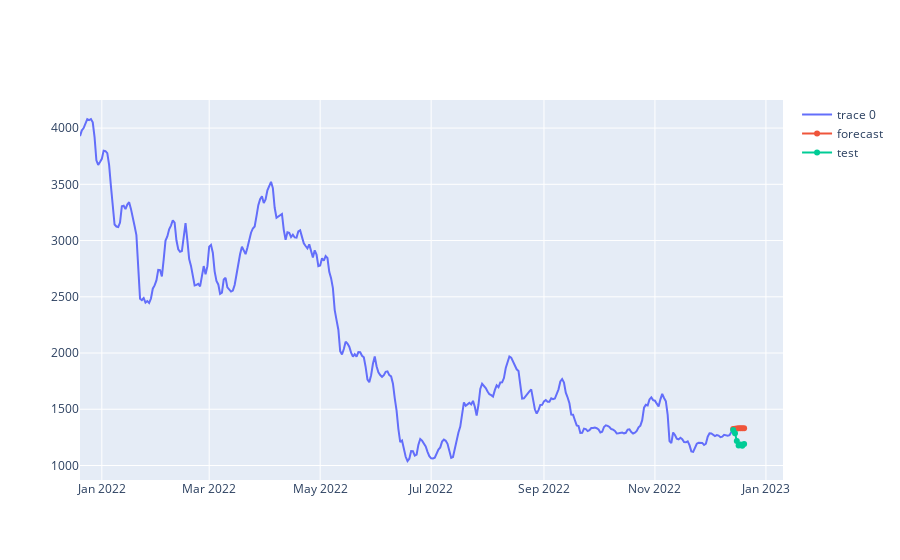

This figure's notebook cell:
### Code cell
show_forecast_test_plot(ts.Date, ts.target_value[:359], forecast, ts.target_value[359:])

### Figure 1 — Plotly figure (JSON) as saved in the notebook; plotly's stock layout.template omitted (floating-point values rounded to 4 significant figures; data arrays with more than 128 entries replaced by an {"elided": "..."} marker saying what was removed)
{"data": [{"x": {"elided": "359 str values"}, "y": {"elided": "359 float values"}, "type": "scatter"}, {"name": "forecast", "x": ["2022-12-14", "2022-12-15", "2022-12-16", "2022-12-17", "2022-12-18", "2022-12-19", "2022-12-20"], "y": [1325.0, 1327.0, 1329.0, 1330.0, 1331.0, 1331.0, 1331.0], "type": "scatter"}, {"name": "test", "x": ["2022-12-14", "2022-12-15", "2022-12-16", "2022-12-17", "2022-12-18", "2022-12-19", "2022-12-20"], "y": [1315.0, 1288.0, 1217.0, 1178.0, 1186.0, 1176.0, 1190.0], "type": "scatter"}], "layout": {}}
